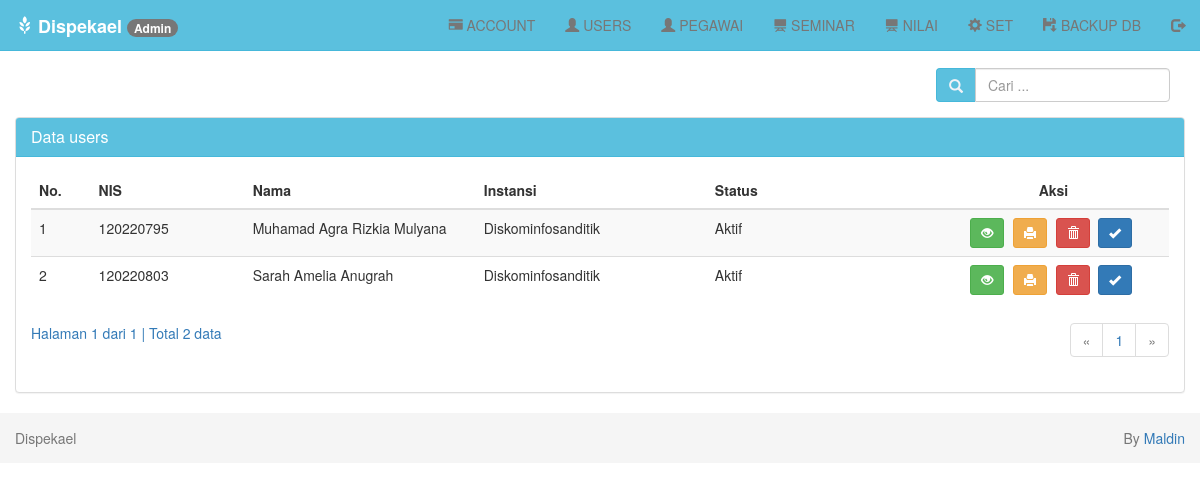
/index.php?page=users-tampil (signed in), run on an earlier commit of the app's database.
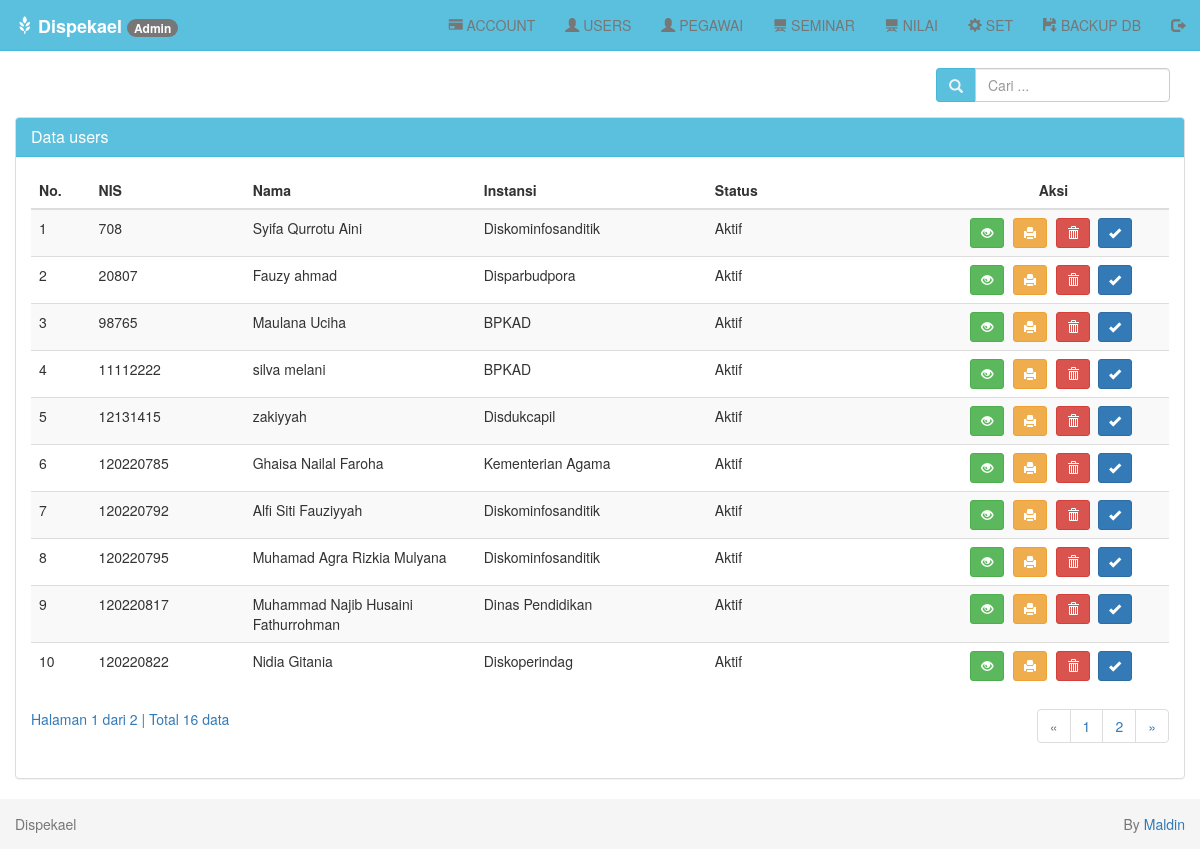
And on a later commit of the database.
### tables this page shows
CREATE TABLE `users` (
  `nis` bigint(12) unsigned NOT NULL,
  `id` bigint(12) unsigned NOT NULL,
  `nama` varchar(255) NOT NULL,
  `tanggal_lahir` date NOT NULL,
  `alamat` varchar(255) NOT NULL,
  `instansi` varchar(100) NOT NULL,
  `telp` varchar(15) NOT NULL,
  `stat` varchar(30) NOT NULL,
  `foto` varchar(255) NOT NULL,
  PRIMARY KEY (`nis`)
);

### users/tampil.php (the view, shortened to what this page needs)
<?php
if ($_SESSION['level'] == "Admin") {
    $isicari = "";
} else if ($_SESSION['level'] == "User") {
    $isicari = "$data[instansi]";
}
if (isset($_POST['cari'])) {
    $cari = $_POST['cari'];
} else {
    $cari = "$isicari";
}
?>
<br>
<div class="row">
    <div class="col-md-12">
        <div class="panel-body">
            <div class="pull-right btn-tambah">
                <form class="form-inline" method="POST" action="?page=users-tampil">
                    <div class="form-group">
                        <div class="input-group">
                            <div class="input-group-addon">
                                <i class="glyphicon glyphicon-search"></i>
                            </div>
                            <input type="text" class="form-control" name="cari" placeholder="Cari ..." autocomplete="off" value="<?php echo $cari; ?>">
                        </div>
                    </div>
                </form>
            </div>
        </div>
        <div class="panel panel-default">
            <div class="panel-heading">
                <h3 class="panel-title">Data users</h3>
            </div>
            <div class="panel-body">
                <div class="table-responsive">
                    <table class="table table-striped table-hover">
                        <thead>
                            <tr>
                                <th>No.</th>
                                <th>NIS</th>
                                <th>Nama</th>
                                <th>Instansi</th>
                                <th>Status</th>
                                <th class='center'>Aksi</th>
                            </tr>
                        </thead>
                        <tbody>
                            <?php
                            $batas = 10;
                            if (isset($cari)) {
                                $jumlah_record = mysqli_query($db, "SELECT * FROM users WHERE instansi LIKE '%$cari%' OR nama LIKE '%$cari%'") or die('Ada kesalahan pada query jumlah_record: ' . mysqli_error($db));
                            } else {
                                $jumlah_record = mysqli_query($db, "SELECT * FROM users") or die('Ada kesalahan pada query jumlah_record: ' . mysqli_error($db));
                            }
                            $jumlah  = mysqli_num_rows($jumlah_record);
                            $halaman = ceil($jumlah / $batas);
                            $page    = (isset($_GET['hal'])) ? (int)$_GET['hal'] : 1;
                            $mulai   = ($page - 1) * $batas;
                            $no = 1;
                            if (isset($cari)) {
                                $query = mysqli_query($db, "SELECT * FROM users WHERE instansi LIKE '%$cari%' OR nama LIKE '%$cari%' ORDER BY nis LIMIT $mulai, $batas")
                                    or die('Ada kesalahan pada query users: ' . mysqli_error($db));
                            } else {
                                $query = mysqli_query($db, "SELECT * FROM users ORDER BY nis LIMIT $mulai, $batas") or die('Ada kesalahan pada query users: ' . mysqli_error($db));
                            }
                            while ($data = mysqli_fetch_assoc($query)) {
                                echo "  <tr>
                      <td width='20'>$no</td>
                      <td width='100'>$data[nis]</td>
                      <td width='150'>$data[nama]</td>
                      <td width='150'>$data[instansi]</td>
                      <td width='150'>$data[stat]</td>
                      <td width='150' class='center'>
                        <div class=''>
                        <a data-toggle='tooltip' data-placement='top' title='Detail' style='margin-right:5px' class='btn btn-success btn-sm' href='?page=users-detail&id=$data[nis]'> <i class='glyphicon glyphicon-eye-open'></i></a>
                        <a data-toggle='tooltip' data-placement='top' title='Detail' style='margin-right:5px' class='btn btn-warning btn-sm' href='?page=users-print-detail&id=$data[nis]' target='_blank'> <i class='glyphicon glyphicon-print'></i></a>";;
                            ?>
                                <?php
                                if ($_SESSION['level'] == "Admin") {
                                    echo "<a data-toggle='tooltip' data-placement='top' title='Hapus' class='btn btn-danger btn-sm' href='?page=users-hapus&id=$data[nis]' onclick='return confirm('Anda yakin ingin menghapus $data[nama]');'> <i class='glyphicon glyphicon-trash'></i></a>&nbsp";
                                    echo " <a data-toggle='tooltip' data-placement='top' title='Aktivasi' style='margin-right:5px' class='btn btn-primary btn-sm' href='?page=aktivasi-users&id=$data[nis]'> <i class='glyphicon glyphicon-ok'></i></a>";
                                } else if ($_SESSION['level'] == "User") {
                                }
                                ?>
                            <?php
                                echo "
                        </div>
                      </td>
                    </tr>";
                                $no++;
                            }
                            ?>
                        </tbody>
                    </table>
                    <?php
                    if (empty($_GET['hal'])) {
                        $halaman_aktif = '1';
                    } else {
                        $halaman_aktif = $_GET['hal'];
                    }
                    ?>
                    <a>
                        Halaman <?php echo $halaman_aktif; ?> dari <?php echo $halaman; ?> |
                        Total <?php echo $jumlah; ?> data
                    </a>
                    <nav>
                        <ul class="pagination pull-right">
                            <?php
                            if ($halaman_aktif <= '1') { ?>
                                <li class="disabled">
                                    <a href="" aria-label="Previous">
                                        <span aria-hidden="true">&laquo;</span>
                                    </a>
                                </li>
                            <?php
                            }
                            ?>
                            <?php
                            for ($x = 1; $x <= $halaman; $x++) { ?>
                                <li class="">
                                    <a href="?page=users-tampil&hal=<?php echo $x ?>"><?php echo $x ?></a>
                                </li>
                            <?php
                            }
                            ?>
                            <?php
                            if ($halaman_aktif >= $halaman) { ?>
                                <li class="disabled">
                                    <a href="" aria-label="Next">
                                        <span aria-hidden="true">&raquo;</span>
                                    </a>
                                </li>
                            <?php
                            } else { ?>
                                <li>
                                    <a href="?page=users-tampil&hal=<?php echo $page + 1 ?>" aria-label="Next">
                                        <span aria-hidden="true">&raquo;</span>
                                    </a>
                                </li>
                            <?php
                            }
                            ?>
                        </ul>
                    </nav>
                </div>
            </div>
        </div>
    </div>
</div>

### index.php (shortened to what this page needs)
<!DOCTYPE html>
<html lang="en">
<head>
  <link href="assets/css/bootstrap.min.css" rel="stylesheet">
  <link href="assets/css/datepicker.min.css" rel="stylesheet">
  <link href="assets/css/style.css" rel="stylesheet">
</head>
<body>
  <nav class="navbar navbar-default navbar-fixed-top">
    <?php
    if ($_SESSION['level'] == "Admin") {
      include 'menu/menu-admin.php';
    } else if ($_SESSION['level'] == "Pegawai") {
      include 'menu/menu-pegawai.php';
    } else if ($_SESSION['level'] == "User") {
      include 'menu/menu-user.php';
    }
    ?>
  </nav>
  <div class="container-fluid">
    <?php
    if ($_SESSION['level'] == "Admin") {
      include 'routes/admin-routes.php';
    } else if ($_SESSION['level'] == "Pegawai") {
      include 'routes/pegawai-routes.php';
    } else if ($_SESSION['level'] == "User") {
      include 'routes/user-routes.php';
    } else if ($_SESSION['level'] == "") {
      include 'routes/other.php';
    }
    ?>
  </div>
  <footer class="footer">
    <div class="container-fluid">
      <p class="text-muted pull-left">Dispekael</p>
      <p class="text-muted pull-right print">By <a href="http://www.instagram.com/mmmaldin" target="_blank">Maldin</a></p>
    </div>
  </footer>
</body>
</html>

### menu/menu-admin.php (shortened to what this page needs)
<div class="container-fluid">
    <div class="navbar-header">
        <a class="navbar-brand" href="index.php">
            <i class="glyphicon glyphicon-grain"></i>
            <b>Dispekael</b> <span class="badge"><?php echo $_SESSION['level']; ?></span></a>
    </div>
    <?php
    $ids = $_SESSION['id'];
    ?>
    <div class="collapse navbar-collapse" id="bs-example-navbar-collapse-1">
        <ul class="nav navbar-nav navbar-right">
            <li><a href="?page=user-tampil"> <i class="glyphicon glyphicon-credit-card"></i> ACCOUNT </a></li>
            <li><a href="?page=users-tampil"> <i class="glyphicon glyphicon-user"></i> USERS </a></li>
            <li><a href="?page=pegawai-tampil"> <i class="glyphicon glyphicon-user"></i> PEGAWAI</a></li>
            <li><a href="?page=seminar-tampil"> <i class="glyphicon glyphicon-blackboard"></i> SEMINAR</a></li>
            <li><a href="?page=tampil-nilai"> <i class="glyphicon glyphicon-blackboard"></i> NILAI</a></li>
            <li><a href="?page=ubah&id=<?php echo $ids ?>"><i class="glyphicon glyphicon-cog"></i> SET</a></li>
            <li><a href="config/backup.php"><i class="glyphicon glyphicon-floppy-save"></i> BACKUP DB</a></li>
            <li><a href="logout.php"> <i class="glyphicon glyphicon-log-out"></i></a></li>
        </ul>
    </div>
</div>

### routes/admin-routes.php
<?php
if (empty($_GET["page"])) {
    include "dashboard/dashboard-admin.php";
} elseif ($_GET['page'] == 'user-tampil') {
    include "user/tampil-data.php";
} elseif ($_GET['page'] == 'tambah') {
    include "user/form-tambah.php";
} elseif ($_GET['page'] == 'proses-simpan') {
    include "user/proses-simpan.php";
} elseif ($_GET['page'] == 'ubah') {
    include "user/form-ubah.php";
} elseif ($_GET['page'] == 'proses-ubah') {
    include "user/proses-ubah.php";
} elseif ($_GET['page'] == 'detail') {
    include "user/detail.php";
} elseif ($_GET['page'] == 'proses-hapus') {
    include "user/proses-hapus.php";
} elseif ($_GET['page'] == 'pegawai-tampil') {
    include "pegawai/tampil.php";
} elseif ($_GET['page'] == 'pegawai-tambah') {
    include "pegawai/tambah.php";
} elseif ($_GET['page'] == 'pegawai-simpan') {
    include "pegawai/simpan.php";
} elseif ($_GET['page'] == 'pegawai-detail') {
    include "pegawai/detail.php";
} elseif ($_GET['page'] == 'pegawai-edit') {
    include "pegawai/edit.php";
} elseif ($_GET['page'] == 'pegawai-update') {
    include "pegawai/update.php";
} elseif ($_GET['page'] == 'pegawai-hapus') {
    include "pegawai/hapus.php";
} elseif ($_GET['page'] == 'pegawai-print-detail') {
    include "pegawai/print-detail.php";
} elseif ($_GET['page'] == 'pegawai-kirim') {
    include "pegawai/kirim.php";
} elseif ($_GET['page'] == 'users-tampil') {
    include "users/tampil.php";
} elseif ($_GET['page'] == 'users-detail') {
    include "users/detail.php";
} elseif ($_GET['page'] == 'aktivasi-users') {
    include "users/aktivasi-users.php";
} elseif ($_GET['page'] == 'aktivasi') {
    include "users/aktivasi.php";
} elseif ($_GET['page'] == 'users-hapus') {
    include "users/hapus.php";
} elseif ($_GET['page'] == 'seminar-tampil') {
    include "seminar/tampil.php";
} elseif ($_GET['page'] == 'seminar-detail') {
    include "seminar/detail.php";
} elseif ($_GET['page'] == 'seminar-print-detail') {
    include "seminar/print-detail.php";
} elseif ($_GET['page'] == 'aktivasi-seminar') {
    include "seminar/aktivasi-seminar.php";
} elseif ($_GET['page'] == 'aktivasi-sem') {
    include "seminar/aktivasi.php";
} elseif ($_GET['page'] == 'seminar-hapus') {
    include "seminar/hapus.php";
} elseif ($_GET['page'] == 'tampil-nilai') {
    include "seminar/tampil-nilai.php";
}

### assets/css/style.css (style rules this page uses)
body { padding-top: 40px; }
.navbar-default { background-color: #5bc0de; border-color: #46b8da; }
.navbar-default .navbar-brand { color: #f1f2f7; }
.container-fluid .text-muted { margin: 15px 0; }
.panel-default > .panel-heading { background-color: #5bc0de; border-color: #46b8da; color: #fff; }
.input-group-addon { background-color: #5bc0de; border: 1px solid #46b8da; border-radius: 4px; color: #f1f2f7; }
.footer { width: 100%; height: 50px; background-color: #f5f5f5; }
.btn-tambah { margin-top: -7px; }
.center { text-align: center; }
.pagination { margin-top: -20px; }

What changed in the data, as far as the page shows it:
removed users: nis "120220803", nama "Sarah Amelia Anugrah", instansi "Diskominfosanditik", stat "Aktif"
added users: nis "708", nama "Syifa Qurrotu Aini", instansi "Diskominfosanditik", stat "Aktif"
added users: nis "20807", nama "Fauzy ahmad", instansi "Disparbudpora", stat "Aktif"
added users: nis "98765", nama "Maulana Uciha", instansi "BPKAD", stat "Aktif"
added users: nis "11112222", nama "silva melani", instansi "BPKAD", stat "Aktif"
added users: nis "12131415", nama "zakiyyah", instansi "Disdukcapil", stat "Aktif"
added users: nis "120220785", nama "Ghaisa Nailal Faroha", instansi "Kementerian Agama", stat "Aktif"
added users: nis "120220792", nama "Alfi Siti Fauziyyah", instansi "Diskominfosanditik", stat "Aktif"
added users: nis "120220817", nama "Muhammad Najib Husaini Fathurrohman", instansi "Dinas Pendidikan", stat "Aktif"
added users: nis "120220822", nama "Nidia Gitania", instansi "Diskoperindag", stat "Aktif"
Also different on the page:
$halaman: "1" → "2"
$jumlah: "2" → "16"
new list line: "2"
